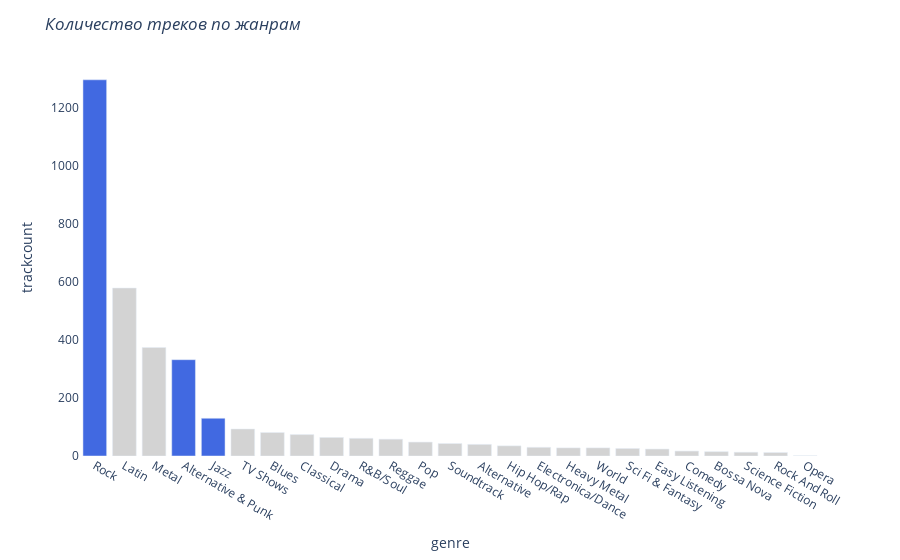

The cell this chart's notebook holds for it:
### Code cell
cn_map = {}
for c in df['genre']:
    if c == 'Jazz' or c == 'Rock' or c =='Alternative & Punk':
        cn_map[c] = 'royalblue'
    else:
        cn_map[c] ='lightgrey'
    
fig = px.bar(
    data_frame= df,
    x = 'genre',
    y = 'trackcount',
    color='genre',
    color_discrete_map=cn_map
)
fig.update_layout(
    showlegend=False,
    plot_bgcolor='white',
    title='<i>Количество треков по жанрам</i>',
)

### Figure 1 — Plotly figure (JSON) as saved in the notebook; plotly's stock layout.template omitted (floating-point values rounded to 4 significant figures)
{"data": [{"alignmentgroup": "True", "hovertemplate": "genre=%{x}<br>trackcount=%{y}<extra></extra>", "legendgroup": "Rock", "marker": {"color": "royalblue", "pattern": {"shape": ""}}, "name": "Rock", "offsetgroup": "Rock", "orientation": "v", "showlegend": true, "textposition": "auto", "type": "bar", "x": ["Rock"], "xaxis": "x", "y": [1297], "yaxis": "y"}, {"alignmentgroup": "True", "hovertemplate": "genre=%{x}<br>trackcount=%{y}<extra></extra>", "legendgroup": "Latin", "marker": {"color": "lightgrey", "pattern": {"shape": ""}}, "name": "Latin", "offsetgroup": "Latin", "orientation": "v", "showlegend": true, "textposition": "auto", "type": "bar", "x": ["Latin"], "xaxis": "x", "y": [579], "yaxis": "y"}, {"alignmentgroup": "True", "hovertemplate": "genre=%{x}<br>trackcount=%{y}<extra></extra>", "legendgroup": "Metal", "marker": {"color": "lightgrey", "pattern": {"shape": ""}}, "name": "Metal", "offsetgroup": "Metal", "orientation": "v", "showlegend": true, "textposition": "auto", "type": "bar", "x": ["Metal"], "xaxis": "x", "y": [374], "yaxis": "y"}, {"alignmentgroup": "True", "hovertemplate": "genre=%{x}<br>trackcount=%{y}<extra></extra>", "legendgroup": "Alternative & Punk", "marker": {"color": "royalblue", "pattern": {"shape": ""}}, "name": "Alternative & Punk", "offsetgroup": "Alternative & Punk", "orientation": "v", "showlegend": true, "textposition": "auto", "type": "bar", "x": ["Alternative & Punk"], "xaxis": "x", "y": [332], "yaxis": "y"}, {"alignmentgroup": "True", "hovertemplate": "genre=%{x}<br>trackcount=%{y}<extra></extra>", "legendgroup": "Jazz", "marker": {"color": "royalblue", "pattern": {"shape": ""}}, "name": "Jazz", "offsetgroup": "Jazz", "orientation": "v", "showlegend": true, "textposition": "auto", "type": "bar", "x": ["Jazz"], "xaxis": "x", "y": [130], "yaxis": "y"}, {"alignmentgroup": "True", "hovertemplate": "genre=%{x}<br>trackcount=%{y}<extra></extra>", "legendgroup": "TV Shows", "marker": {"color": "lightgrey", "pattern": {"shape": ""}}, "name": "TV Shows", "offsetgroup": "TV Shows", "orientation": "v", "showlegend": true, "textposition": "auto", "type": "bar", "x": ["TV Shows"], "xaxis": "x", "y": [93], "yaxis": "y"}, {"alignmentgroup": "True", "hovertemplate": "genre=%{x}<br>trackcount=%{y}<extra></extra>", "legendgroup": "Blues", "marker": {"color": "lightgrey", "pattern": {"shape": ""}}, "name": "Blues", "offsetgroup": "Blues", "orientation": "v", "showlegend": true, "textposition": "auto", "type": "bar", "x": ["Blues"], "xaxis": "x", "y": [81], "yaxis": "y"}, {"alignmentgroup": "True", "hovertemplate": "genre=%{x}<br>trackcount=%{y}<extra></extra>", "legendgroup": "Classical", "marker": {"color": "lightgrey", "pattern": {"shape": ""}}, "name": "Classical", "offsetgroup": "Classical", "orientation": "v", "showlegend": true, "textposition": "auto", "type": "bar", "x": ["Classical"], "xaxis": "x", "y": [74], "yaxis": "y"}, {"alignmentgroup": "True", "hovertemplate": "genre=%{x}<br>trackcount=%{y}<extra></extra>", "legendgroup": "Drama", "marker": {"color": "lightgrey", "pattern": {"shape": ""}}, "name": "Drama", "offsetgroup": "Drama", "orientation": "v", "showlegend": true, "textposition": "auto", "type": "bar", "x": ["Drama"], "xaxis": "x", "y": [64], "yaxis": "y"}, {"alignmentgroup": "True", "hovertemplate": "genre=%{x}<br>trackcount=%{y}<extra></extra>", "legendgroup": "R&B/Soul", "marker": {"color": "lightgrey", "pattern": {"shape": ""}}, "name": "R&B/Soul", "offsetgroup": "R&B/Soul", "orientation": "v", "showlegend": true, "textposition": "auto", "type": "bar", "x": ["R&B/Soul"], "xaxis": "x", "y": [61], "yaxis": "y"}, {"alignmentgroup": "True", "hovertemplate": "genre=%{x}<br>trackcount=%{y}<extra></extra>", "legendgroup": "Reggae", "marker": {"color": "lightgrey", "pattern": {"shape": ""}}, "name": "Reggae", "offsetgroup": "Reggae", "orientation": "v", "showlegend": true, "textposition": "auto", "type": "bar", "x": ["Reggae"], "xaxis": "x", "y": [58], "yaxis": "y"}, {"alignmentgroup": "True", "hovertemplate": "genre=%{x}<br>trackcount=%{y}<extra></extra>", "legendgroup": "Pop", "marker": {"color": "lightgrey", "pattern": {"shape": ""}}, "name": "Pop", "offsetgroup": "Pop", "orientation": "v", "showlegend": true, "textposition": "auto", "type": "bar", "x": ["Pop"], "xaxis": "x", "y": [48], "yaxis": "y"}, {"alignmentgroup": "True", "hovertemplate": "genre=%{x}<br>trackcount=%{y}<extra></extra>", "legendgroup": "Soundtrack", "marker": {"color": "lightgrey", "pattern": {"shape": ""}}, "name": "Soundtrack", "offsetgroup": "Soundtrack", "orientation": "v", "showlegend": true, "textposition": "auto", "type": "bar", "x": ["Soundtrack"], "xaxis": "x", "y": [43], "yaxis": "y"}, {"alignmentgroup": "True", "hovertemplate": "genre=%{x}<br>trackcount=%{y}<extra></extra>", "legendgroup": "Alternative", "marker": {"color": "lightgrey", "pattern": {"shape": ""}}, "name": "Alternative", "offsetgroup": "Alternative", "orientation": "v", "showlegend": true, "textposition": "auto", "type": "bar", "x": ["Alternative"], "xaxis": "x", "y": [40], "yaxis": "y"}, {"alignmentgroup": "True", "hovertemplate": "genre=%{x}<br>trackcount=%{y}<extra></extra>", "legendgroup": "Hip Hop/Rap", "marker": {"color": "lightgrey", "pattern": {"shape": ""}}, "name": "Hip Hop/Rap", "offsetgroup": "Hip Hop/Rap", "orientation": "v", "showlegend": true, "textposition": "auto", "type": "bar", "x": ["Hip Hop/Rap"], "xaxis": "x", "y": [35], "yaxis": "y"}, {"alignmentgroup": "True", "hovertemplate": "genre=%{x}<br>trackcount=%{y}<extra></extra>", "legendgroup": "Electronica/Dance", "marker": {"color": "lightgrey", "pattern": {"shape": ""}}, "name": "Electronica/Dance", "offsetgroup": "Electronica/Dance", "orientation": "v", "showlegend": true, "textposition": "auto", "type": "bar", "x": ["Electronica/Dance"], "xaxis": "x", "y": [30], "yaxis": "y"}, {"alignmentgroup": "True", "hovertemplate": "genre=%{x}<br>trackcount=%{y}<extra></extra>", "legendgroup": "Heavy Metal", "marker": {"color": "lightgrey", "pattern": {"shape": ""}}, "name": "Heavy Metal", "offsetgroup": "Heavy Metal", "orientation": "v", "showlegend": true, "textposition": "auto", "type": "bar", "x": ["Heavy Metal"], "xaxis": "x", "y": [28], "yaxis": "y"}, {"alignmentgroup": "True", "hovertemplate": "genre=%{x}<br>trackcount=%{y}<extra></extra>", "legendgroup": "World", "marker": {"color": "lightgrey", "pattern": {"shape": ""}}, "name": "World", "offsetgroup": "World", "orientation": "v", "showlegend": true, "textposition": "auto", "type": "bar", "x": ["World"], "xaxis": "x", "y": [28], "yaxis": "y"}, {"alignmentgroup": "True", "hovertemplate": "genre=%{x}<br>trackcount=%{y}<extra></extra>", "legendgroup": "Sci Fi & Fantasy", "marker": {"color": "lightgrey", "pattern": {"shape": ""}}, "name": "Sci Fi & Fantasy", "offsetgroup": "Sci Fi & Fantasy", "orientation": "v", "showlegend": true, "textposition": "auto", "type": "bar", "x": ["Sci Fi & Fantasy"], "xaxis": "x", "y": [26], "yaxis": "y"}, {"alignmentgroup": "True", "hovertemplate": "genre=%{x}<br>trackcount=%{y}<extra></extra>", "legendgroup": "Easy Listening", "marker": {"color": "lightgrey", "pattern": {"shape": ""}}, "name": "Easy Listening", "offsetgroup": "Easy Listening", "orientation": "v", "showlegend": true, "textposition": "auto", "type": "bar", "x": ["Easy Listening"], "xaxis": "x", "y": [24], "yaxis": "y"}, {"alignmentgroup": "True", "hovertemplate": "genre=%{x}<br>trackcount=%{y}<extra></extra>", "legendgroup": "Comedy", "marker": {"color": "lightgrey", "pattern": {"shape": ""}}, "name": "Comedy", "offsetgroup": "Comedy", "orientation": "v", "showlegend": true, "textposition": "auto", "type": "bar", "x": ["Comedy"], "xaxis": "x", "y": [17], "yaxis": "y"}, {"alignmentgroup": "True", "hovertemplate": "genre=%{x}<br>trackcount=%{y}<extra></extra>", "legendgroup": "Bossa Nova", "marker": {"color": "lightgrey", "pattern": {"shape": ""}}, "name": "Bossa Nova", "offsetgroup": "Bossa Nova", "orientation": "v", "showlegend": true, "textposition": "auto", "type": "bar", "x": ["Bossa Nova"], "xaxis": "x", "y": [15], "yaxis": "y"}, {"alignmentgroup": "True", "hovertemplate": "genre=%{x}<br>trackcount=%{y}<extra></extra>", "legendgroup": "Science Fiction", "marker": {"color": "lightgrey", "pattern": {"shape": ""}}, "name": "Science Fiction", "offsetgroup": "Science Fiction", "orientation": "v", "showlegend": true, "textposition": "auto", "type": "bar", "x": ["Science Fiction"], "xaxis": "x", "y": [13], "yaxis": "y"}, {"alignmentgroup": "True", "hovertemplate": "genre=%{x}<br>trackcount=%{y}<extra></extra>", "legendgroup": "Rock And Roll", "marker": {"color": "lightgrey", "pattern": {"shape": ""}}, "name": "Rock And Roll", "offsetgroup": "Rock And Roll", "orientation": "v", "showlegend": true, "textposition": "auto", "type": "bar", "x": ["Rock And Roll"], "xaxis": "x", "y": [12], "yaxis": "y"}, {"alignmentgroup": "True", "hovertemplate": "genre=%{x}<br>trackcount=%{y}<extra></extra>", "legendgroup": "Opera", "marker": {"color": "lightgrey", "pattern": {"shape": ""}}, "name": "Opera", "offsetgroup": "Opera", "orientation": "v", "showlegend": true, "textposition": "auto", "type": "bar", "x": ["Opera"], "xaxis": "x", "y": [1], "yaxis": "y"}], "layout": {"barmode": "relative", "legend": {"title": {"text": "genre"}, "tracegroupgap": 0}, "margin": {"t": 60}, "plot_bgcolor": "white", "showlegend": false, "title": {"text": "<i>Количество треков по жанрам</i>"}, "xaxis": {"anchor": "y", "categoryarray": ["Rock", "Latin", "Metal", "Alternative & Punk", "Jazz", "TV Shows", "Blues", "Classical", "Drama", "R&B/Soul", "Reggae", "Pop", "Soundtrack", "Alternative", "Hip Hop/Rap", "Electronica/Dance", "Heavy Metal", "World", "Sci Fi & Fantasy", "Easy Listening", "Comedy", "Bossa Nova", "Science Fiction", "Rock And Roll", "Opera"], "categoryorder": "array", "domain": [0, 1], "title": {"text": "genre"}}, "yaxis": {"anchor": "x", "domain": [0, 1], "title": {"text": "trackcount"}}}}
